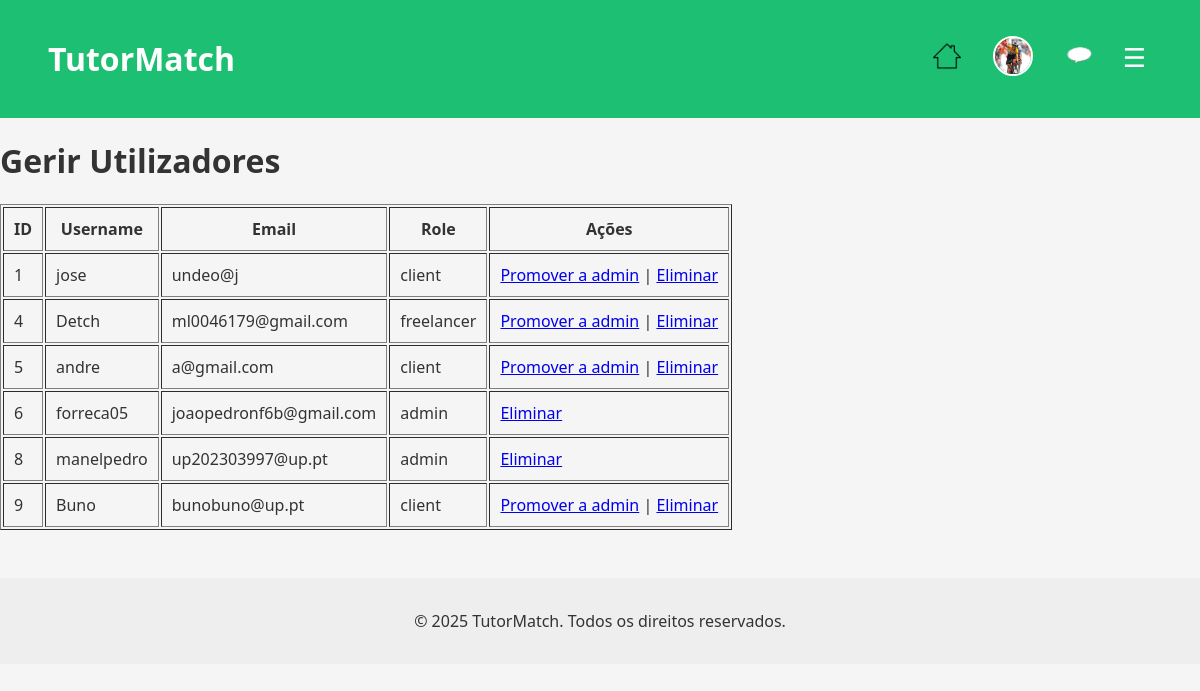
The page /pages/manage_users.php (signed in) on the database as committed earlier.
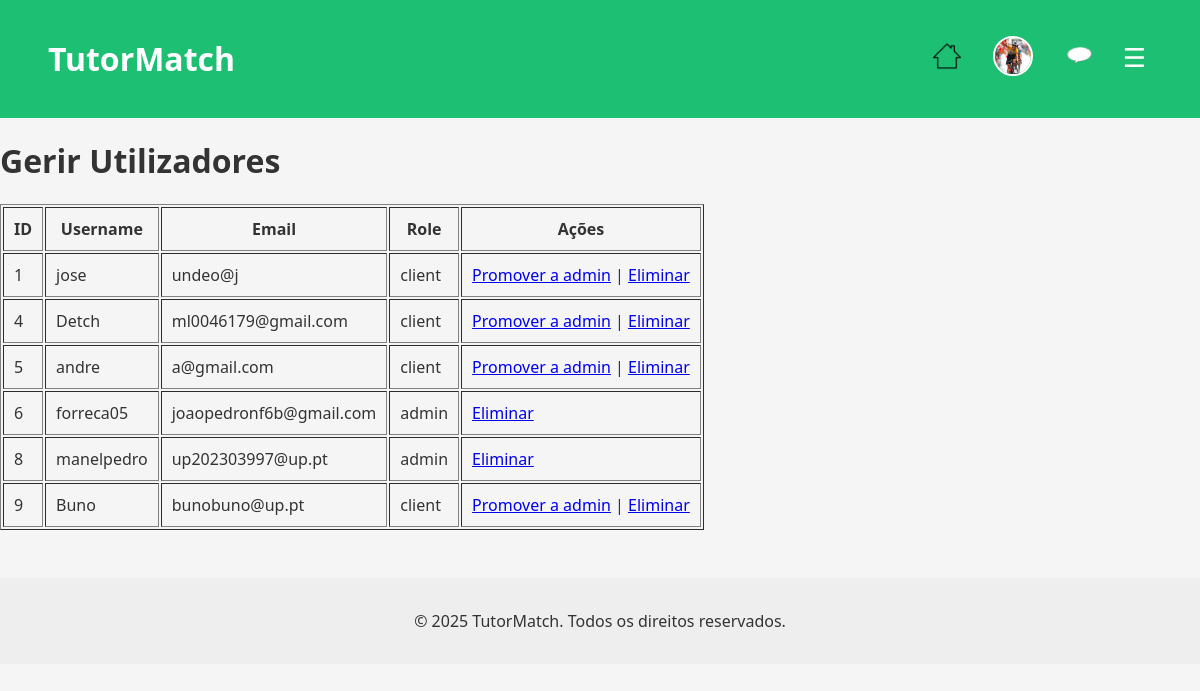
The same page on the database as committed later.
### tables this page shows
CREATE TABLE users (
            id INTEGER PRIMARY KEY AUTOINCREMENT,
            username TEXT NOT NULL UNIQUE,
            password TEXT NOT NULL,
            email TEXT NOT NULL UNIQUE,
            role TEXT DEFAULT 'client', -- client, freelancer, admin
            name TEXT,
            profile_pic TEXT DEFAULT '../img/default.jpeg' -- Adiciona a coluna profile_pic
        );

### pages/manage_users.php (the view, shortened to what this page needs)
<?php
require_once '../database/db.php';
$stmt = $db->query("SELECT id, username, email, role FROM users");
$users = $stmt->fetchAll();
?>
<?php include_once '../includes/header.php'; ?>
<h1>Gerir Utilizadores</h1>
<table border="1" cellpadding="10">
    <tr>
        <th>ID</th>
        <th>Username</th>
        <th>Email</th>
        <th>Role</th>
        <th>Ações</th>
    </tr>
    <?php foreach ($users as $user): ?>
    <tr>
        <td><?php echo htmlspecialchars($user['id']); ?></td>
        <td><?php echo htmlspecialchars($user['username']); ?></td>
        <td><?php echo htmlspecialchars($user['email']); ?></td>
        <td><?php echo htmlspecialchars($user['role']); ?></td>
        <td>
            <?php if ($user['role'] !== 'admin'): ?>
                <a href="../actions/promote_user.php?id=<?php echo $user['id']; ?>">Promover a admin</a> |
            <?php endif; ?>
            <a href="../actions/delete_user.php?id=<?php echo $user['id']; ?>" onclick="return confirm('Tem a certeza que quer eliminar?')">Eliminar</a>
        </td>
    </tr>
    <?php endforeach; ?>
</table>
<?php include_once '../includes/footer.php'; ?>

Rows that differ between the two databases and show on the page:
changed users "Detch": role "freelancer" → "client"
